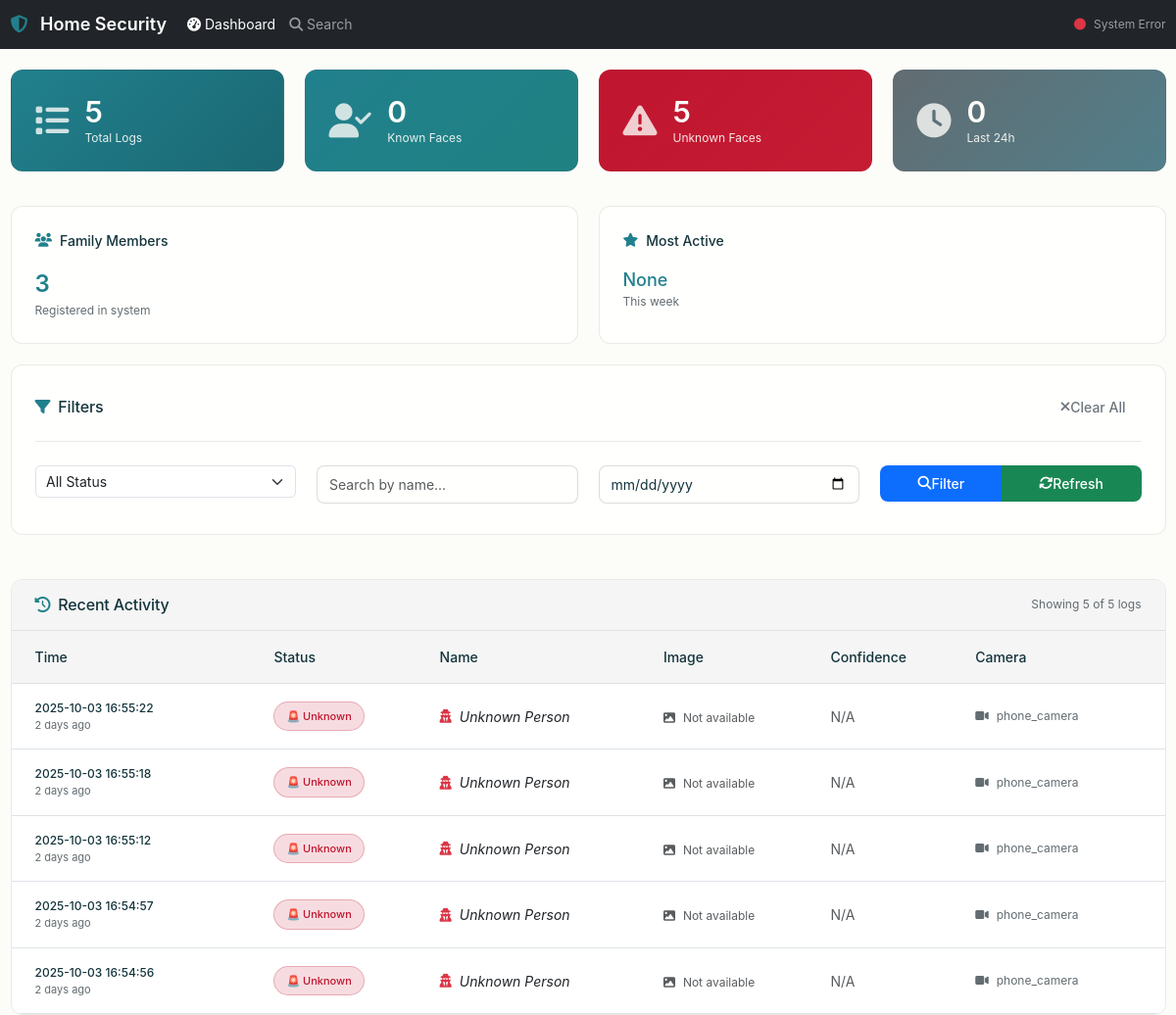
The page / on the database its author committed.
### tables this page shows
CREATE TABLE activity_logs (
        id INTEGER PRIMARY KEY AUTOINCREMENT,
        timestamp TIMESTAMP DEFAULT CURRENT_TIMESTAMP,
        image_path TEXT,
        video_path TEXT,
        status TEXT NOT NULL CHECK (status IN ('known', 'unknown', 'manual')),
        name TEXT,
        camera_id TEXT DEFAULT 'phone_camera',
        confidence_score REAL,
        video_duration REAL,
        file_size INTEGER,
        capture_type TEXT DEFAULT 'auto' CHECK (capture_type IN ('auto', 'manual')),
        notes TEXT,
        deleted_at TIMESTAMP NULL
    );

### app.py (the view)
@app.route('/')
def index():
    page = request.args.get('page', 1, type=int)
    status_filter = request.args.get('status', 'all')
    name_filter = request.args.get('name', '').strip()
    date_filter = request.args.get('date', '').strip()
    logs_data = dashboard.get_logs_with_pagination(
        page=page,
        status_filter=status_filter,
        name_filter=name_filter,
        date_filter=date_filter
    )
    formatted_logs = []
    for log in logs_data['logs']:
        formatted_logs.append(dashboard.format_log_for_display(log))
    stats = dashboard.get_statistics()
    return render_template('dashboard.html',
                         logs=formatted_logs,
                         pagination=logs_data,
                         stats=stats,
                         filters={
                             'status': status_filter,
                             'name': name_filter,
                             'date': date_filter
                         })

### app.py (called while the page is built)
    def get_relative_time(self, dt):
        now = datetime.now()
        diff = now - dt.replace(tzinfo=None)
        if diff.days > 0:
            return f"{diff.days} day{'s' if diff.days != 1 else ''} ago"
        elif diff.seconds > 3600:
            hours = diff.seconds // 3600
            return f"{hours} hour{'s' if hours != 1 else ''} ago"
        elif diff.seconds > 60:
            minutes = diff.seconds // 60
            return f"{minutes} minute{'s' if minutes != 1 else ''} ago"
        else:
            return "Just now"

### database_setup.py (called while the page is built)
def create_connection():
    try:
        conn = sqlite3.connect(DATABASE_PATH)
        return conn
    except sqlite3.Error as e:
        print(f"Error connecting to database: {e}")
        return None

### templates/dashboard.html (shortened to what this page needs)
<!DOCTYPE html>
<html lang="en">
<head>
    <link href="https://cdn.jsdelivr.net/npm/bootstrap@5.3.0/dist/css/bootstrap.min.css" rel="stylesheet">
    <link href="https://cdnjs.cloudflare.com/ajax/libs/font-awesome/6.4.0/css/all.min.css" rel="stylesheet">
    <link href="{{ url_for('static', filename='css/dashboard.css') }}" rel="stylesheet">
</head>
<body>
    <nav class="navbar navbar-expand-lg navbar-dark bg-dark">
        <div class="container-fluid">
            <a class="navbar-brand" href="/">
                <i class="fas fa-shield-alt"></i>
                Home Security
            </a>
            <div class="collapse navbar-collapse" id="navbarNav">
                <ul class="navbar-nav me-auto">
                    <li class="nav-item">
                        <a class="nav-link active" href="/">
                            <i class="fas fa-tachometer-alt"></i> Dashboard
                        </a>
                    </li>
                    <li class="nav-item">
                        <a class="nav-link" href="/search">
                            <i class="fas fa-search"></i> Search
                        </a>
                    </li>
                </ul>
                <div class="navbar-text">
                    <span class="status-indicator" id="systemStatus">
                    </span>
                </div>
            </div>
        </div>
    </nav>
    <div class="container-fluid mt-4">
        <div class="row mb-4">
            <div class="col-lg-3 col-md-6 mb-3">
                <div class="stat-card bg-primary">
                    <div class="stat-icon">
                        <i class="fas fa-list"></i>
                    </div>
                    <div class="stat-content">
                        <div class="stat-number">{{ stats.total_logs }}</div>
                        <div class="stat-label">Total Logs</div>
                    </div>
                </div>
            </div>
            <div class="col-lg-3 col-md-6 mb-3">
                <div class="stat-card bg-success">
                    <div class="stat-icon">
                        <i class="fas fa-user-check"></i>
                    </div>
                    <div class="stat-content">
                        <div class="stat-number">{{ stats.known_count }}</div>
                        <div class="stat-label">Known Faces</div>
                    </div>
                </div>
            </div>
            <div class="col-lg-3 col-md-6 mb-3">
                <div class="stat-card bg-danger">
                    <div class="stat-icon">
                        <i class="fas fa-exclamation-triangle"></i>
                    </div>
                    <div class="stat-content">
                        <div class="stat-number">{{ stats.unknown_count }}</div>
                        <div class="stat-label">Unknown Faces</div>
                    </div>
                </div>
            </div>
            <div class="col-lg-3 col-md-6 mb-3">
                <div class="stat-card bg-info">
                    <div class="stat-icon">
                        <i class="fas fa-clock"></i>
                    </div>
                    <div class="stat-content">
                        <div class="stat-number">{{ stats.recent_activity }}</div>
                        <div class="stat-label">Last 24h</div>
                    </div>
                </div>
            </div>
        </div>
        <div class="row mb-4">
            <div class="col-md-6">
                <div class="info-card">
                    <div class="info-header">
                        <i class="fas fa-users"></i>
                        Family Members
                    </div>
                    <div class="info-content">
                        <div class="info-number">{{ stats.family_count }}</div>
                        <div class="info-text">Registered in system</div>
                    </div>
                </div>
            </div>
            <div class="col-md-6">
                <div class="info-card">
                    <div class="info-header">
                        <i class="fas fa-star"></i>
                        Most Active
                    </div>
                    <div class="info-content">
                        <div class="info-name">{{ stats.most_active_member }}</div>
                        <div class="info-text">This week</div>
                    </div>
                </div>
            </div>
        </div>
        <div class="row mb-4">
            <div class="col-12">
                <div class="filter-card">
                    <div class="filter-header">
                        <h5><i class="fas fa-filter"></i> Filters</h5>
                        <button class="btn btn-sm btn-outline-secondary" id="clearFilters">
                            <i class="fas fa-times"></i> Clear All
                        </button>
                    </div>
                    <form method="GET" id="filterForm" class="filter-form">
                        <div class="row">
                            <div class="col-md-3 mb-2">
                                <select name="status" class="form-select" id="statusFilter">
                                    <option value="all" {% if filters.status == 'all' %}selected{% endif %}>All Status</option>
                                </select>
                            </div>
                            <div class="col-md-3 mb-2">
                                <input type="text" name="name" class="form-control" placeholder="Search by name..."
                                       value="{{ filters.name }}" id="nameFilter">
                            </div>
                            <div class="col-md-3 mb-2">
                                <input type="date" name="date" class="form-control"
                                       value="{{ filters.date }}" id="dateFilter">
                            </div>
                            <div class="col-md-3 mb-2">
                                <div class="btn-group w-100">
                                    <button type="submit" class="btn btn-primary">
                                        <i class="fas fa-search"></i> Filter
                                    </button>
                                    <button type="button" class="btn btn-success" id="refreshBtn">
                                        <i class="fas fa-sync-alt"></i> Refresh
                                    </button>
                                </div>
                            </div>
                        </div>
                    </form>
                </div>
            </div>
        </div>
        <div class="row">
            <div class="col-12">
                <div class="logs-card">
                    <div class="logs-header">
                        <h5><i class="fas fa-history"></i> Recent Activity</h5>
                        <div class="logs-count">
                            Showing {{ logs|length }} of {{ pagination.total_count }} logs
                        </div>
                    </div>
                    <div class="table-responsive">
                        <table class="table table-hover logs-table" id="logsTable">
                            <thead>
                                <tr>
                                    <th>Time</th>
                                    <th>Status</th>
                                    <th>Name</th>
                                    <th>Image</th>
                                    <th>Confidence</th>
                                    <th>Camera</th>
                                </tr>
                            </thead>
                            <tbody>
                                {% for log in logs %}
                                <tr class="log-row" data-status="{{ log.status }}">
                                    <td>
                                        <div class="time-info">
                                            <div class="absolute-time">{{ log.timestamp }}</div>
                                            <div class="relative-time">{{ log.relative_time }}</div>
                                        </div>
                                    </td>
                                    <td>
                                        <span class="status-badge status-{{ log.status_class }}">
                                            {{ log.status_icon }} {{ log.status|title }}
                                        </span>
                                    </td>
                                    <td>
                                        <div class="name-info">
                                            {% if log.name != 'Unknown' %}
                                                <i class="fas fa-user text-success"></i>
                                                <strong>{{ log.name }}</strong>
                                            {% else %}
                                                <i class="fas fa-user-secret text-danger"></i>
                                                <em>Unknown Person</em>
                                            {% endif %}
                                        </div>
                                    </td>
                                    <td>
                                        <div class="image-info">
                                            {% if log.image_exists %}
                                                <img src="{{ url_for('serve_image', filename=log.image_path.split('/')[-1]) }}"
                                                     class="face-thumbnail"
                                                     alt="Face capture"
                                                     data-bs-toggle="modal"
                                                     data-bs-target="#imageModal"
                                                     data-image-src="{{ url_for('serve_image', filename=log.image_path.split('/')[-1]) }}"
                                                     data-image-time="{{ log.timestamp }}"
                                                     data-image-name="{{ log.name }}">
                                                <i class="fas fa-expand-alt image-expand-icon"></i>
                                            {% elif log.status == 'known' %}
                                                <span class="no-image">
                                                    <i class="fas fa-user-check"></i>
                                                    No image
                                                </span>
                                            {% else %}
                                                <span class="no-image text-muted">
                                                    <i class="fas fa-image"></i>
                                                    Not available
                                                </span>
                                            {% endif %}
                                        </div>
                                    </td>
                                    <td>
                                        {% if log.confidence_score %}
                                            <div class="confidence-info">
                                                <div class="confidence-bar">
                                                    <div class="confidence-fill"
                                                         style="width: {{ log.confidence_score }}%"></div>
                                                </div>
                                                <span class="confidence-text">{{ log.confidence_score }}%</span>
                                            </div>
                                        {% else %}
                                            <span class="text-muted">N/A</span>
                                        {% endif %}
                                    </td>
                                    <td>
                                        <span class="camera-info">
                                            <i class="fas fa-video"></i>
                                            {{ log.camera_id }}
                                        </span>
                                    </td>
                                </tr>
                                {% endfor %}
                            </tbody>
                        </table>
                    </div>
                </div>
            </div>
        </div>
    </div>
</body>
</html>

### rows shown on the page
activity_logs: timestamp "2025-10-03 16:55:22", relative_time "2 days ago", status_icon "🚨", status "Unknown", shows "Not available", camera_id "phone_camera"
activity_logs: timestamp "2025-10-03 16:55:18", relative_time "2 days ago", status_icon "🚨", status "Unknown", shows "Not available", camera_id "phone_camera"
activity_logs: timestamp "2025-10-03 16:55:12", relative_time "2 days ago", status_icon "🚨", status "Unknown", shows "Not available", camera_id "phone_camera"
activity_logs: timestamp "2025-10-03 16:54:57", relative_time "2 days ago", status_icon "🚨", status "Unknown", shows "Not available", camera_id "phone_camera"
activity_logs: timestamp "2025-10-03 16:54:56", relative_time "2 days ago", status_icon "🚨", status "Unknown", shows "Not available", camera_id "phone_camera"

### other values the page prints
{{ stats.total_logs }} "5"
{{ stats.known_count }} "0"
{{ stats.unknown_count }} "5"
{{ stats.recent_activity }} "0"
{{ stats.family_count }} "3"
{{ stats.most_active_member }} "None"
{{ logs|length }} "5"
{{ pagination.total_count }} "5"
